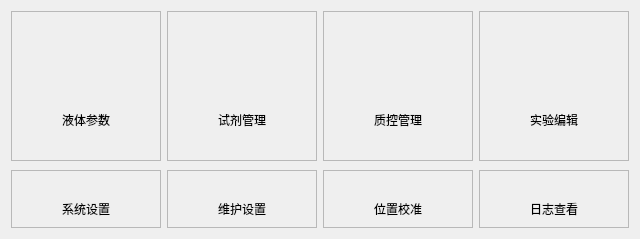
         <widget class="QWidget" name="page_7">
          <layout class="QGridLayout" name="gridLayout_31">
           <property name="verticalSpacing">
            <number>9</number>
           </property>
           <item row="0" column="0">
            <widget class="MyFrame" name="frame_50">
             <property name="minimumSize">
              <size>
               <width>150</width>
               <height>150</height>
              </size>
             </property>
             <property name="maximumSize">
              <size>
               <width>150</width>
               <height>150</height>
              </size>
             </property>
             <property name="frameShape">
              <enum>QFrame::StyledPanel</enum>
             </property>
             <property name="frameShadow">
              <enum>QFrame::Raised</enum>
             </property>
             <layout class="QVBoxLayout" name="verticalLayout_29">
              <item>
               <widget class="QLabel" name="label_37">
                <property name="text">
                 <string/>
                </property>
                <property name="pixmap">
                 <pixmap resource="resource.qrc">:/img/resource/img/Liquid_parameters.png</pixmap>
                </property>
                <property name="alignment">
                 <set>Qt::AlignCenter</set>
                </property>
               </widget>
              </item>
              <item>
               <widget class="QLabel" name="label_38">
                <property name="text">
                 <string>液体参数</string>
                </property>
                <property name="alignment">
                 <set>Qt::AlignCenter</set>
                </property>
               </widget>
              </item>
             </layout>
            </widget>
           </item>
           <item row="0" column="1">
            <widget class="MyFrame" name="frame_51">
             <property name="minimumSize">
              <size>
               <width>150</width>
               <height>150</height>
              </size>
             </property>
             <property name="maximumSize">
              <size>
               <width>150</width>
               <height>150</height>
              </size>
             </property>
             <property name="frameShape">
              <enum>QFrame::StyledPanel</enum>
             </property>
             <property name="frameShadow">
              <enum>QFrame::Raised</enum>
             </property>
             <layout class="QGridLayout" name="gridLayout_32">
              <item row="0" column="0">
               <widget class="QLabel" name="label_39">
                <property name="text">
                 <string/>
                </property>
                <property name="pixmap">
                 <pixmap resource="resource.qrc">:/img/resource/img/Reagent_management.png</pixmap>
                </property>
                <property name="alignment">
                 <set>Qt::AlignCenter</set>
                </property>
               </widget>
              </item>
              <item row="1" column="0">
               <widget class="QLabel" name="label_40">
                <property name="text">
                 <string>试剂管理</string>
                </property>
                <property name="alignment">
                 <set>Qt::AlignCenter</set>
                </property>
               </widget>
              </item>
             </layout>
            </widget>
           </item>
           <item row="0" column="2">
            <widget class="MyFrame" name="frame_52">
             <property name="minimumSize">
              <size>
               <width>150</width>
               <height>150</height>
              </size>
             </property>
             <property name="maximumSize">
              <size>
               <width>150</width>
               <height>150</height>
              </size>
             </property>
             <property name="frameShape">
              <enum>QFrame::StyledPanel</enum>
             </property>
             <property name="frameShadow">
              <enum>QFrame::Raised</enum>
             </property>
             <layout class="QVBoxLayout" name="verticalLayout_30">
              <item>
               <widget class="QLabel" name="label_41">
                <property name="text">
                 <string/>
                </property>
                <property name="pixmap">
                 <pixmap resource="resource.qrc">:/img/resource/img/Quality_management.png</pixmap>
                </property>
                <property name="alignment">
                 <set>Qt::AlignCenter</set>
                </property>
               </widget>
              </item>
              <item>
               <widget class="QLabel" name="label_42">
                <property name="text">
                 <string>质控管理</string>
                </property>
                <property name="alignment">
                 <set>Qt::AlignCenter</set>
                </property>
               </widget>
              </item>
             </layout>
            </widget>
           </item>
           <item row="0" column="3">
            <widget class="MyFrame" name="frame_53">
             <property name="minimumSize">
              <size>
               <width>150</width>
               <height>150</height>
              </size>
             </property>
             <property name="maximumSize">
              <size>
               <width>150</width>
               <height>150</height>
              </size>
             </property>
             <property name="frameShape">
              <enum>QFrame::StyledPanel</enum>
             </property>
             <property name="frameShadow">
              <enum>QFrame::Raised</enum>
             </property>
             <layout class="QVBoxLayout" name="verticalLayout_31">
              <item>
               <widget class="QLabel" name="label_43">
                <property name="text">
                 <string/>
                </property>
                <property name="pixmap">
                 <pixmap resource="resource.qrc">:/img/resource/img/Experiment_editor.png</pixmap>
                </property>
                <property name="alignment">
                 <set>Qt::AlignCenter</set>
                </property>
               </widget>
              </item>
              <item>
               <widget class="QLabel" name="label_44">
                <property name="text">
                 <string>实验编辑</string>
                </property>
                <property name="alignment">
                 <set>Qt::AlignCenter</set>
                </property>
               </widget>
              </item>
             </layout>
            </widget>
           </item>
           <item row="1" column="0">
            <widget class="MyFrame" name="frame_54">
             <property name="maximumSize">
              <size>
               <width>150</width>
               <height>150</height>
              </size>
             </property>
             <property name="frameShape">
              <enum>QFrame::StyledPanel</enum>
             </property>
             <property name="frameShadow">
              <enum>QFrame::Raised</enum>
             </property>
             <layout class="QVBoxLayout" name="verticalLayout_32">
              <item>
               <widget class="QLabel" name="label_45">
                <property name="text">
                 <string/>
                </property>
                <property name="pixmap">
                 <pixmap resource="resource.qrc">:/img/resource/img/System_settings.png</pixmap>
                </property>
                <property name="alignment">
                 <set>Qt::AlignCenter</set>
                </property>
               </widget>
              </item>
              <item>
               <widget class="QLabel" name="label_46">
                <property name="text">
                 <string>系统设置</string>
                </property>
                <property name="alignment">
                 <set>Qt::AlignCenter</set>
                </property>
               </widget>
              </item>
             </layout>
            </widget>
           </item>
           <item row="1" column="1">
            <widget class="MyFrame" name="frame_55">
             <property name="maximumSize">
              <size>
               <width>150</width>
               <height>150</height>
              </size>
             </property>
             <property name="frameShape">
              <enum>QFrame::StyledPanel</enum>
             </property>
             <property name="frameShadow">
              <enum>QFrame::Raised</enum>
             </property>
             <layout class="QVBoxLayout" name="verticalLayout_33">
              <item>
               <widget class="QLabel" name="label_47">
                <property name="text">
                 <string/>
                </property>
                <property name="pixmap">
                 <pixmap resource="resource.qrc">:/img/resource/img/Maintain_Settings.png</pixmap>
                </property>
                <property name="alignment">
                 <set>Qt::AlignCenter</set>
                </property>
               </widget>
              </item>
              <item>
               <widget class="QLabel" name="label_48">
                <property name="text">
                 <string>维护设置</string>
                </property>
                <property name="alignment">
                 <set>Qt::AlignCenter</set>
                </property>
               </widget>
              </item>
             </layout>
            </widget>
           </item>
           <item row="1" column="2">
            <widget class="MyFrame" name="frame_56">
             <property name="maximumSize">
              <size>
               <width>150</width>
               <height>150</height>
              </size>
             </property>
             <property name="frameShape">
              <enum>QFrame::StyledPanel</enum>
             </property>
             <property name="frameShadow">
              <enum>QFrame::Raised</enum>
             </property>
             <layout class="QVBoxLayout" name="verticalLayout_34">
              <item>
               <widget class="QLabel" name="label_49">
                <property name="text">
                 <string/>
                </property>
                <property name="pixmap">
                 <pixmap resource="resource.qrc">:/img/resource/img/Position_calibration.png</pixmap>
                </property>
                <property name="alignment">
                 <set>Qt::AlignCenter</set>
                </property>
               </widget>
              </item>
              <item>
               <widget class="QLabel" name="label_50">
                <property name="text">
                 <string>位置校准</string>
                </property>
                <property name="alignment">
                 <set>Qt::AlignCenter</set>
                </property>
               </widget>
              </item>
             </layout>
            </widget>
           </item>
           <item row="1" column="3">
            <widget class="MyFrame" name="frame_57">
             <property name="maximumSize">
              <size>
               <width>150</width>
               <height>150</height>
              </size>
             </property>
             <property name="frameShape">
              <enum>QFrame::StyledPanel</enum>
             </property>
             <property name="frameShadow">
              <enum>QFrame::Raised</enum>
             </property>
             <layout class="QVBoxLayout" name="verticalLayout_35">
              <item>
               <widget class="QLabel" name="label_51">
                <property name="text">
                 <string/>
                </property>
                <property name="pixmap">
                 <pixmap resource="resource.qrc">:/img/resource/img/View_log.png</pixmap>
                </property>
                <property name="alignment">
                 <set>Qt::AlignCenter</set>
                </property>
               </widget>
              </item>
              <item>
               <widget class="QLabel" name="label_52">
                <property name="text">
                 <string>日志查看</string>
                </property>
                <property name="alignment">
                 <set>Qt::AlignCenter</set>
                </property>
               </widget>
              </item>
             </layout>
            </widget>
           </item>
          </layout>
         </widget>
